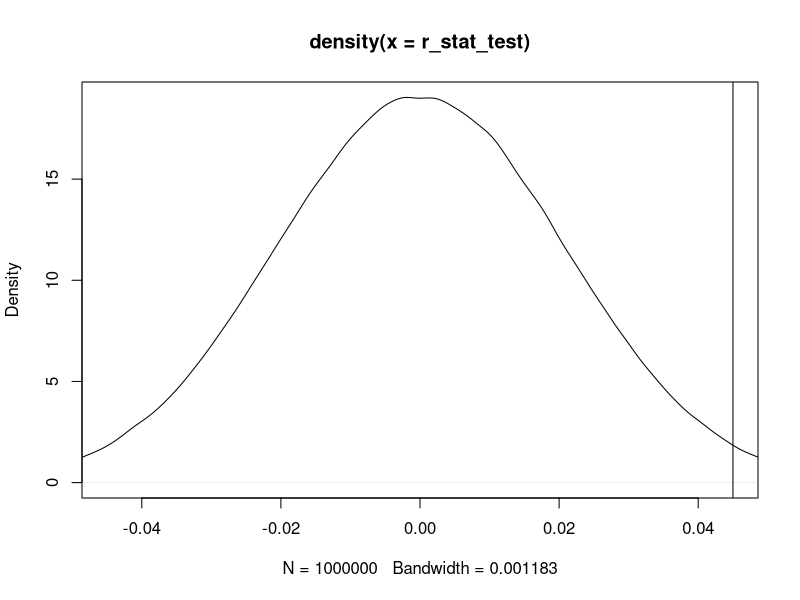

This figure's R source:
# Różne poparcia w różnych miastach
pm1<-0.7
pm2<-0.68

miasto1<-ifelse(runif(100000,min = 0, max = 1) <= pm1, 1,0) # Każdy mieszkaniec 100 tys. miasta ma przypisane poparcie
miasto2<-ifelse(runif(100000,min = 0, max = 1) <= pm2, 1,0)

n_prob<-1000 # Ankieta dla 1000 osób
resp1<-sample.int(length(miasto1), size = n_prob) # Losowanie w mieście 1
resp2<-sample.int(length(miasto2), size = n_prob) # Losowanie w mieścid 2

wyniki1<-miasto1[resp1] # Wyniki ankiet
wyniki2<-miasto2[resp2]

c(sum(wyniki1)/n_prob, sum(wyniki2)/n_prob) # Oszacowane poparcia w mieście 1 i mieście 2

# Ważne parametry
# średnie
p1_sz<-sum(wyniki1)/n_prob # = mean(wyniki1)
p2_sz<-sum(wyniki2)/n_prob # = mean(wyniki2)
# bł. standardowe (czyli oszacowania odch. standardowych średnich)
se1<-sqrt(p1_sz*(1-p1_sz)/n_prob)
se2<-sqrt(p2_sz*(1-p2_sz)/n_prob)

# Czy te dwie wartości są "statystycznie różne"?

# Przedział ufności
# Symulacja
n_sim<-100000
p.miasto1<-rnorm(n_sim, p1_sz, se1) # 100 000 losowych średnich/odsetków poparcia z parametrów dla miasta 1
p.miasto2<-rnorm(n_sim, p2_sz, se2) # 100 000 losowych średnich/odsetków poparcia z parametrów dla miasta 2
roznica <- p.miasto1 - p.miasto2
quantile(roznica,c(0.025,0.975))

# Bezmyślna symulacja
n_sim<-100000
p.miasto1<-rep(NA,n_sim)
p.miasto2<-rep(NA,n_sim)
for (s in 1:n_sim) {
  p.miasto1[s]<-mean(rbinom(1000,1,p1_sz)) # 100 000 losowych średnich/odsetków poparcia z parametrów dla miasta 1
  p.miasto2[s]<-mean(rbinom(1000,1,p2_sz)) # 100 000 losowych średnich/odsetków poparcia z parametrów dla miasta 2
}

roznica <- p.miasto1 - p.miasto2
quantile(roznica,c(0.025,0.975))

# https://pl.wikipedia.org/wiki/Test_dla_proporcji#Testy_dla_dw%C3%B3ch_proporcji

# Testowanie hipotez
# Hipoteza zerowa: pm1 == pm2
# Hipoteza alternatywna: pm1 != pm2

# Sprawdzamy, jak zachowa się statystyka testowa przy założeniu H0
# Założenie H0: pm1 == pm2

# Bezmyślna symulacja (można bezpośrednio ze wzoru: https://online.stat.psu.edu/stat415/lesson/9/9.4)
# Skoro pm1 == pm2, to poparcie z obu miast można sumować
pm12<-(sum(wyniki1)+sum(wyniki2))/(length(wyniki1)+length(wyniki2))
n_sim2<-1000000
# Rozkład statystyki testowej
r_stat_test<-rnorm(n_sim2, pm12, se1)-rnorm(n_sim, pm12, se2) # zakładamy, że średnie te same, ale bł. standardowe różne
# Statystyka testowa
stat_test<-p1_sz-p2_sz
quantile(stat_test,c(0.025,0.975))

# Czy mieści się w środku, czy na krańcach rozkładu?
sum(r_stat_test > stat_test)/n_sim2 # Jeżeli powyżej 0,025 i poniżej 0,975 to w środku na poziomie istotnosci 5%
plot(density(r_stat_test),xlim = c(-stat_test,stat_test))
abline(v = stat_test)


# 1. Jak zmienia się ocena istotności statystycznej przy różnych różnicach między pm1 i pm2?
# Przy wyższych różnicach, istotność statystyczna rośnie.

# 2. Jak zmienia się ocena istotności statystycznej przy różnych wielkościach próby?
# Wielkość próby zwiększa precyzję oszacowań. Im większa próba, tym mniejszy błąd standardowy

# 3. Jak zmienia się ocena istotności statystycznej przy różnych wielkościach populacji?
# Wielkość populacji może pośrednio wpłynąć na ocenę instotności statystycznej. Przy bardzo małej próbie
# badanie może objąć dużą część populacji, i nie będzie potrzeby uogólniać rzeczywistości, skoro zbadaliśmy 
# większość populacji

